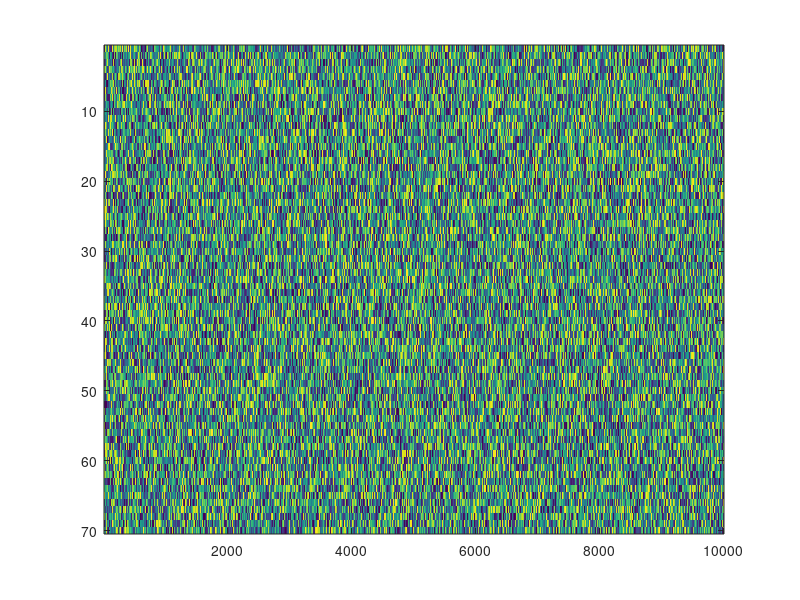

MATLAB code to generate this figure: (Note: this script raises an error after producing the figure.)
T = 1;
L = 1;
n = 70;
dx = L/(n-1);
nt = 10000;
k = (2*pi/L) * [0:n/2-1 -n/2:-1].';
X = linspace(0, L, n);
t = linspace(0, T, nt);
alpha = 0.1;
u0 = 0*(-4*sin(2*pi/L * X));
h = randi([-10000 10000], [n,nt]);
%h = eye(n, nt);
figure(20)
imagesc(h)



m = main(["FEM"], L, u0, h, T, n, nt, alpha);
m = m.solve();
m = m.rom(0.95, 15);
m.plot();
